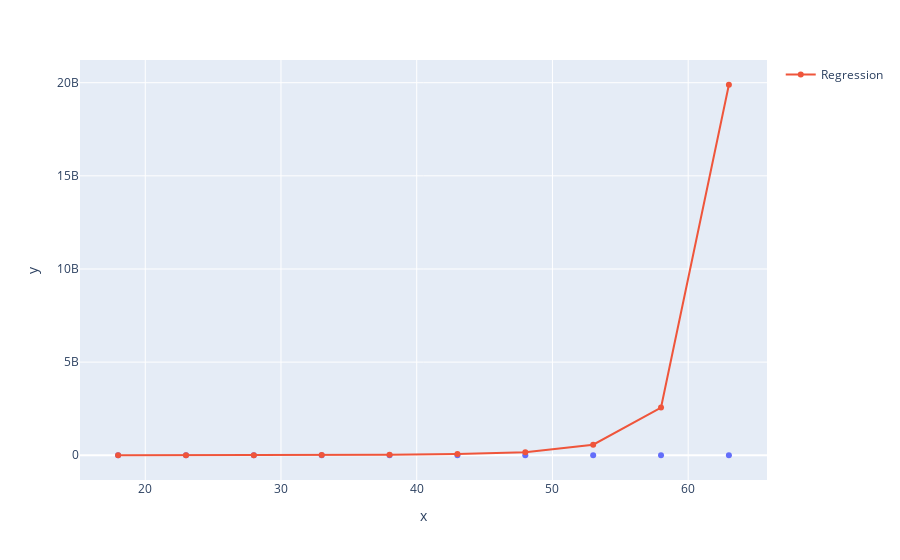

Notebook cell for this chart:
### Code cell
grath = px.scatter(x = x_health_care2.ravel(), y = y_health_care2)
grath.add_scatter(x = x_health_care2.ravel(), y = regr_svr_health_poly.predict(y_health_care2.reshape(-1,1)), name = 'Regression')
grath.show()

### Figure 1 — Plotly figure (JSON) as saved in the notebook; plotly's stock layout.template omitted (floating-point values rounded to 4 significant figures)
{"data": [{"hovertemplate": "x=%{x}<br>y=%{y}<extra></extra>", "legendgroup": "", "marker": {"color": "#636efa", "symbol": "circle"}, "mode": "markers", "name": "", "orientation": "v", "showlegend": false, "type": "scatter", "x": [18, 23, 28, 33, 38, 43, 48, 53, 58, 63], "xaxis": "x", "y": [470, 520, 630, 830, 1150, 1530, 2040, 3080, 5100, 10100], "yaxis": "y"}, {"name": "Regression", "type": "scatter", "x": [18, 23, 28, 33, 38, 43, 48, 53, 58, 63], "y": [2004000.0, 2715000.0, 4827000.0, 11040000.0, 29360000.0, 69140000.0, 163900000.0, 564000000.0, 2561000000.0, 19890000000.0]}], "layout": {"legend": {"tracegroupgap": 0}, "margin": {"t": 60}, "xaxis": {"anchor": "y", "domain": [0, 1], "title": {"text": "x"}}, "yaxis": {"anchor": "x", "domain": [0, 1], "title": {"text": "y"}}}}
